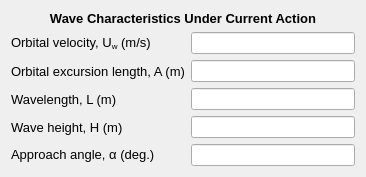
           <widget class="QWidget" name="formLayoutWidget_13">
            <property name="geometry">
             <rect>
              <x>20</x>
              <y>360</y>
              <width>366</width>
              <height>168</height>
             </rect>
            </property>
            <layout class="QFormLayout" name="formLayout_19">
             <item row="0" column="0" colspan="2">
              <widget class="QLabel" name="swCharacteristics_lbl_3">
               <property name="font">
                <font>
                 <family>MS Shell Dlg 2</family>
                 <pointsize>10</pointsize>
                 <weight>75</weight>
                 <bold>true</bold>
                </font>
               </property>
               <property name="text">
                <string>&lt;html&gt;&lt;head/&gt;&lt;body&gt;&lt;p align=&quot;center&quot;&gt;Wave Characteristics Under Current Action&lt;/p&gt;&lt;/body&gt;&lt;/html&gt;</string>
               </property>
              </widget>
             </item>
             <item row="1" column="0">
              <widget class="QLabel" name="regularOrbitalVelocity_wpc_lbl">
               <property name="font">
                <font>
                 <family>MS Shell Dlg 2</family>
                 <pointsize>10</pointsize>
                </font>
               </property>
               <property name="text">
                <string>&lt;html&gt;&lt;head/&gt;&lt;body&gt;&lt;p&gt;Orbital velocity, U&lt;span style=&quot; vertical-align:sub;&quot;&gt;w&lt;/span&gt; (m/s)&lt;/p&gt;&lt;/body&gt;&lt;/html&gt;</string>
               </property>
              </widget>
             </item>
             <item row="1" column="1">
              <widget class="QLineEdit" name="regularOrbitalVelocity_wpc_txt">
               <property name="readOnly">
                <bool>true</bool>
               </property>
              </widget>
             </item>
             <item row="2" column="0">
              <widget class="QLabel" name="excursionLength_wpc_lbl">
               <property name="font">
                <font>
                 <family>MS Shell Dlg 2</family>
                 <pointsize>10</pointsize>
                </font>
               </property>
               <property name="text">
                <string>Orbital excursion length, A (m)</string>
               </property>
              </widget>
             </item>
             <item row="2" column="1">
              <widget class="QLineEdit" name="excursionLength_wpc_txt">
               <property name="readOnly">
                <bool>true</bool>
               </property>
              </widget>
             </item>
             <item row="3" column="0">
              <widget class="QLabel" name="waveLength_wpc_lbl">
               <property name="font">
                <font>
                 <family>MS Shell Dlg 2</family>
                 <pointsize>10</pointsize>
                </font>
               </property>
               <property name="text">
                <string>Wavelength, L (m)</string>
               </property>
              </widget>
             </item>
             <item row="3" column="1">
              <widget class="QLineEdit" name="waveLength_wpc_txt">
               <property name="readOnly">
                <bool>true</bool>
               </property>
              </widget>
             </item>
             <item row="5" column="0">
              <widget class="QLabel" name="approachAngle_wpc_lbl">
               <property name="font">
                <font>
                 <family>MS Shell Dlg 2</family>
                 <pointsize>10</pointsize>
                </font>
               </property>
               <property name="text">
                <string>&lt;html&gt;&lt;head/&gt;&lt;body&gt;&lt;p&gt;Approach angle, α (deg.)&lt;/p&gt;&lt;/body&gt;&lt;/html&gt;</string>
               </property>
              </widget>
             </item>
             <item row="5" column="1">
              <widget class="QLineEdit" name="approachAngle_wpc_txt">
               <property name="readOnly">
                <bool>true</bool>
               </property>
              </widget>
             </item>
             <item row="4" column="1">
              <widget class="QLineEdit" name="waveHeight_wpc_txt">
               <property name="readOnly">
                <bool>true</bool>
               </property>
              </widget>
             </item>
             <item row="4" column="0">
              <widget class="QLabel" name="waveHeight_wpc_lbl">
               <property name="font">
                <font>
                 <family>MS Shell Dlg 2</family>
                 <pointsize>10</pointsize>
                </font>
               </property>
               <property name="text">
                <string>Wave height, H (m)</string>
               </property>
              </widget>
             </item>
            </layout>
           </widget>
